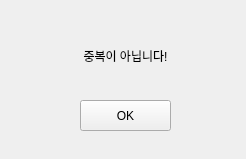
<?xml version="1.0" encoding="UTF-8"?>
<ui version="4.0">
 <class>Form</class>
 <widget class="QWidget" name="Form">
  <property name="windowModality">
   <enum>Qt::ApplicationModal</enum>
  </property>
  <property name="geometry">
   <rect>
    <x>0</x>
    <y>0</y>
    <width>246</width>
    <height>159</height>
   </rect>
  </property>
  <property name="windowTitle">
   <string>Success</string>
  </property>
  <widget class="QPushButton" name="confirm">
   <property name="geometry">
    <rect>
     <x>80</x>
     <y>100</y>
     <width>91</width>
     <height>31</height>
    </rect>
   </property>
   <property name="text">
    <string>OK</string>
   </property>
  </widget>
  <widget class="QLabel" name="label">
   <property name="geometry">
    <rect>
     <x>60</x>
     <y>30</y>
     <width>131</width>
     <height>51</height>
    </rect>
   </property>
   <property name="toolTip">
    <string>&lt;html&gt;&lt;head/&gt;&lt;body&gt;&lt;p align=&quot;center&quot;&gt;&lt;span style=&quot; font-size:12pt; font-weight:600;&quot;&gt;login fail&lt;/span&gt;&lt;/p&gt;&lt;/body&gt;&lt;/html&gt;</string>
   </property>
   <property name="layoutDirection">
    <enum>Qt::LeftToRight</enum>
   </property>
   <property name="text">
    <string>중복이 아닙니다!</string>
   </property>
   <property name="alignment">
    <set>Qt::AlignCenter</set>
   </property>
  </widget>
 </widget>
 <resources/>
 <connections/>
</ui>
